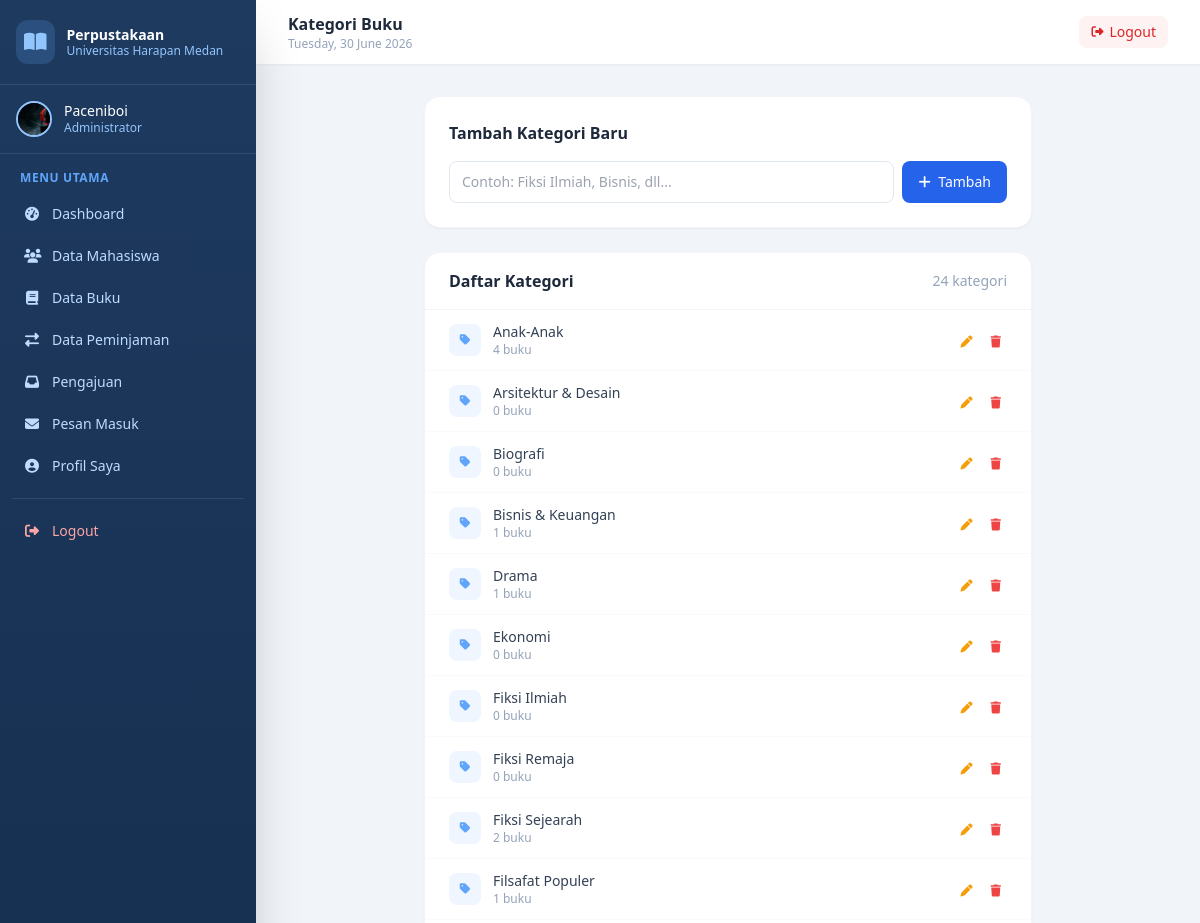
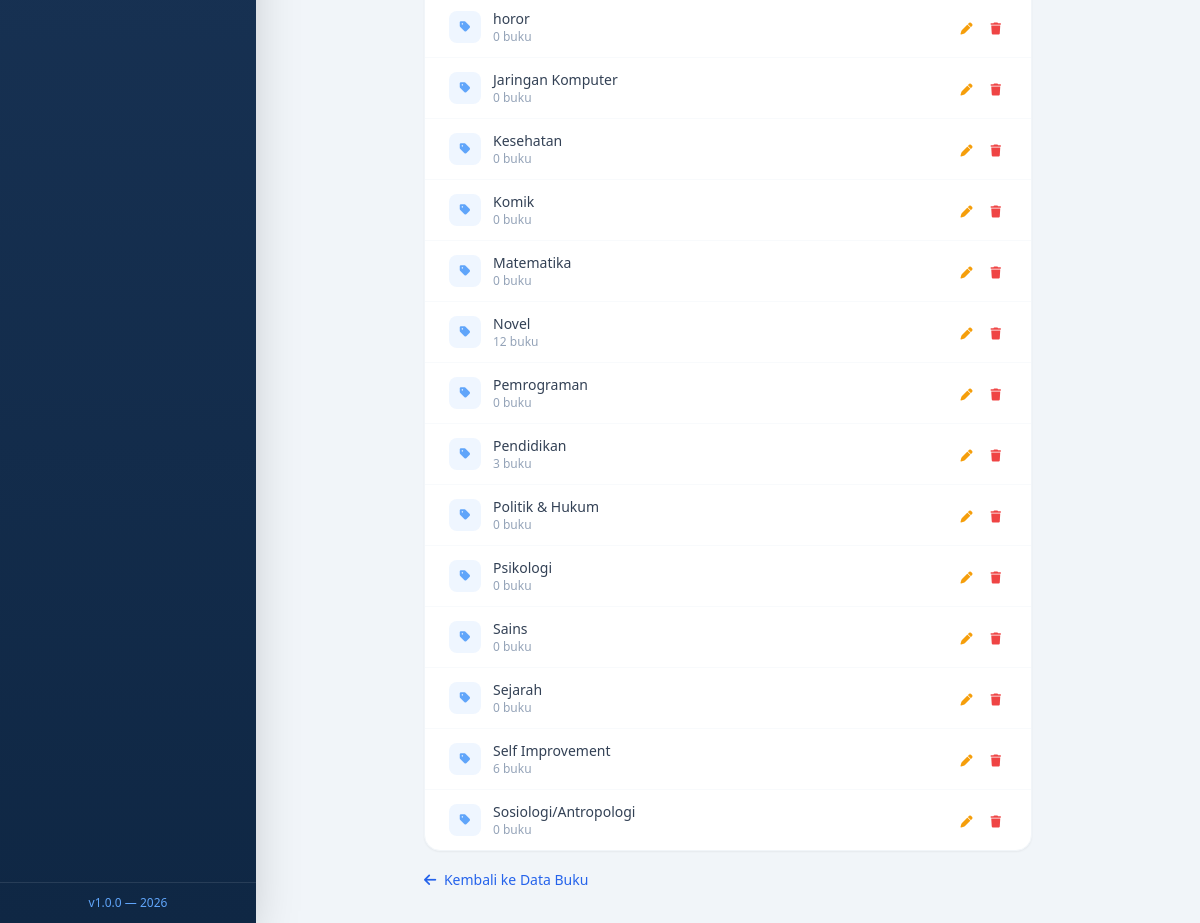
Page /perpustakaan/admin/kategori.php (signed in) on the committed database (2 pictures, top to bottom).
### tables this page shows
CREATE TABLE `kategori` (
  `id` int(11) NOT NULL,
  `nama_kategori` varchar(80) NOT NULL
);

### perpustakaan/admin/kategori.php (the view, shortened to what this page needs)
<?php
require_once __DIR__ . '/../config/db.php';
$kategoris = $pdo->query("SELECT k.*, COUNT(b.id) as jumlah_buku
                           FROM kategori k
                           LEFT JOIN buku b ON k.id = b.kategori_id
                           GROUP BY k.id
                           ORDER BY k.nama_kategori")->fetchAll();
?>
<!DOCTYPE html>
<html lang="id">
<head>
    <script src="https://cdn.tailwindcss.com"></script>
    <link rel="stylesheet" href="https://cdnjs.cloudflare.com/ajax/libs/font-awesome/6.5.0/css/all.min.css">
</head>
<body class="bg-slate-100 font-sans">
<?php require_once __DIR__ . '/includes/sidebar.php'; ?>
<div class="lg:ml-64 min-h-screen flex flex-col">
    <header class="bg-white shadow-sm sticky top-0 z-10">
        <div class="flex items-center justify-between px-4 lg:px-8 py-3">
            <div class="flex items-center gap-3">
                <div>
                    <h2 class="text-slate-800 font-semibold">Kategori Buku</h2>
                    <p class="text-slate-400 text-xs"><?= date('l, d F Y') ?></p>
                </div>
            </div>
            <a href="../auth/logout.php" class="flex items-center gap-1.5 bg-red-50 hover:bg-red-100 text-red-600 text-sm px-3 py-1.5 rounded-lg transition">
                <i class="fa-solid fa-right-from-bracket text-xs"></i>
                <span class="hidden sm:inline">Logout</span>
            </a>
        </div>
    </header>
    <main class="flex-1 p-4 lg:p-8 max-w-2xl mx-auto w-full">
        <div class="fade-up bg-white rounded-2xl shadow-sm border border-slate-100 p-6 mb-6">
            <h3 class="font-semibold text-slate-800 mb-4">Tambah Kategori Baru</h3>
            <form method="POST" class="flex gap-2">
                <input type="text" name="nama_kategori" required placeholder="Contoh: Fiksi Ilmiah, Bisnis, dll..."
                       class="flex-1 border border-slate-200 rounded-lg px-3 py-2.5 text-sm focus:outline-none focus:ring-2 focus:ring-blue-500">
                <button type="submit"
                        class="bg-blue-600 hover:bg-blue-700 text-white px-4 py-2.5 rounded-lg text-sm font-medium transition whitespace-nowrap">
                    <i class="fa-solid fa-plus mr-1"></i> Tambah
                </button>
            </form>
        </div>
        <div class="fade-up bg-white rounded-2xl shadow-sm border border-slate-100 overflow-hidden">
            <div class="px-6 py-4 border-b border-slate-100 flex items-center justify-between">
                <h3 class="font-semibold text-slate-800">Daftar Kategori</h3>
                <span class="text-slate-400 text-sm"><?= count($kategoris) ?> kategori</span>
            </div>
            <?php if (empty($kategoris)): ?>
            <div class="py-12 text-center text-slate-400">Belum ada kategori</div>
            <?php else: ?>
            <ul class="divide-y divide-slate-50">
                <?php foreach ($kategoris as $kat): ?>
                <li class="flex items-center justify-between px-6 py-3 hover:bg-slate-50 transition">
                    <div class="flex items-center gap-3">
                        <div class="w-8 h-8 bg-blue-50 rounded-lg flex items-center justify-center">
                            <i class="fa-solid fa-tag text-blue-400 text-xs"></i>
                        </div>
                        <div>
                            <p class="font-medium text-slate-700 text-sm"><?= htmlspecialchars($kat['nama_kategori']) ?></p>
                            <p class="text-slate-400 text-xs"><?= $kat['jumlah_buku'] ?> buku</p>
                        </div>
                    </div>
                    <div class="flex items-center gap-1.5">
                        <button onclick="bukaEdit(<?= $kat['id'] ?>,'<?= addslashes($kat['nama_kategori']) ?>')"
                                class="p-1.5 text-amber-500 hover:bg-amber-50 rounded-lg transition">
                            <i class="fa-solid fa-pen text-xs"></i>
                        </button>
                        <a href="?aksi=hapus&id=<?= $kat['id'] ?>"
                           onclick="return confirm('Hapus kategori <?= addslashes($kat['nama_kategori']) ?>?')"
                           class="p-1.5 text-red-500 hover:bg-red-50 rounded-lg transition">
                            <i class="fa-solid fa-trash text-xs"></i>
                        </a>
                    </div>
                </li>
                <?php endforeach; ?>
            </ul>
            <?php endif; ?>
        </div>
        <div class="mt-4">
            <a href="buku.php" class="text-blue-600 hover:text-blue-700 text-sm">
                <i class="fa-solid fa-arrow-left mr-1"></i> Kembali ke Data Buku
            </a>
        </div>
    </main>
</div>
</body>
</html>

### perpustakaan/admin/kategori.php (style rules this page uses)
.fade-up { animation:fadeInUp .4s ease forwards }

### rows in the picture
kategori: nama_kategori "Anak-Anak", jumlah_buku "4"
kategori: nama_kategori "Arsitektur & Desain", jumlah_buku "0"
kategori: nama_kategori "Biografi", jumlah_buku "0"
kategori: nama_kategori "Bisnis & Keuangan", jumlah_buku "1"
kategori: nama_kategori "Drama", jumlah_buku "1"
kategori: nama_kategori "Ekonomi", jumlah_buku "0"
kategori: nama_kategori "Fiksi Ilmiah", jumlah_buku "0"
kategori: nama_kategori "Fiksi Remaja", jumlah_buku "0"
kategori: nama_kategori "Fiksi Sejearah", jumlah_buku "2"
kategori: nama_kategori "Filsafat Populer", jumlah_buku "1"
kategori: nama_kategori "horor", jumlah_buku "0"
kategori: nama_kategori "Jaringan Komputer", jumlah_buku "0"
kategori: nama_kategori "Kesehatan", jumlah_buku "0"
kategori: nama_kategori "Komik", jumlah_buku "0"
kategori: nama_kategori "Matematika", jumlah_buku "0"
kategori: nama_kategori "Novel", jumlah_buku "12"
kategori: nama_kategori "Pemrograman", jumlah_buku "0"
kategori: nama_kategori "Pendidikan", jumlah_buku "3"
kategori: nama_kategori "Politik & Hukum", jumlah_buku "0"
kategori: nama_kategori "Psikologi", jumlah_buku "0"
kategori: nama_kategori "Sains", jumlah_buku "0"
kategori: nama_kategori "Sejarah", jumlah_buku "0"
kategori: nama_kategori "Self Improvement", jumlah_buku "6"
kategori: nama_kategori "Sosiologi/Antropologi", jumlah_buku "0"

### other values in the picture
$_SESSION['nama'] "Paceniboi"
$menu['label'] "Dashboard"
$menu['label'] "Data Mahasiswa"
$menu['label'] "Data Buku"
$menu['label'] "Data Peminjaman"
$menu['label'] "Pengajuan"
$menu['label'] "Pesan Masuk"
$menu['label'] "Profil Saya"
count($kategoris) "24"
